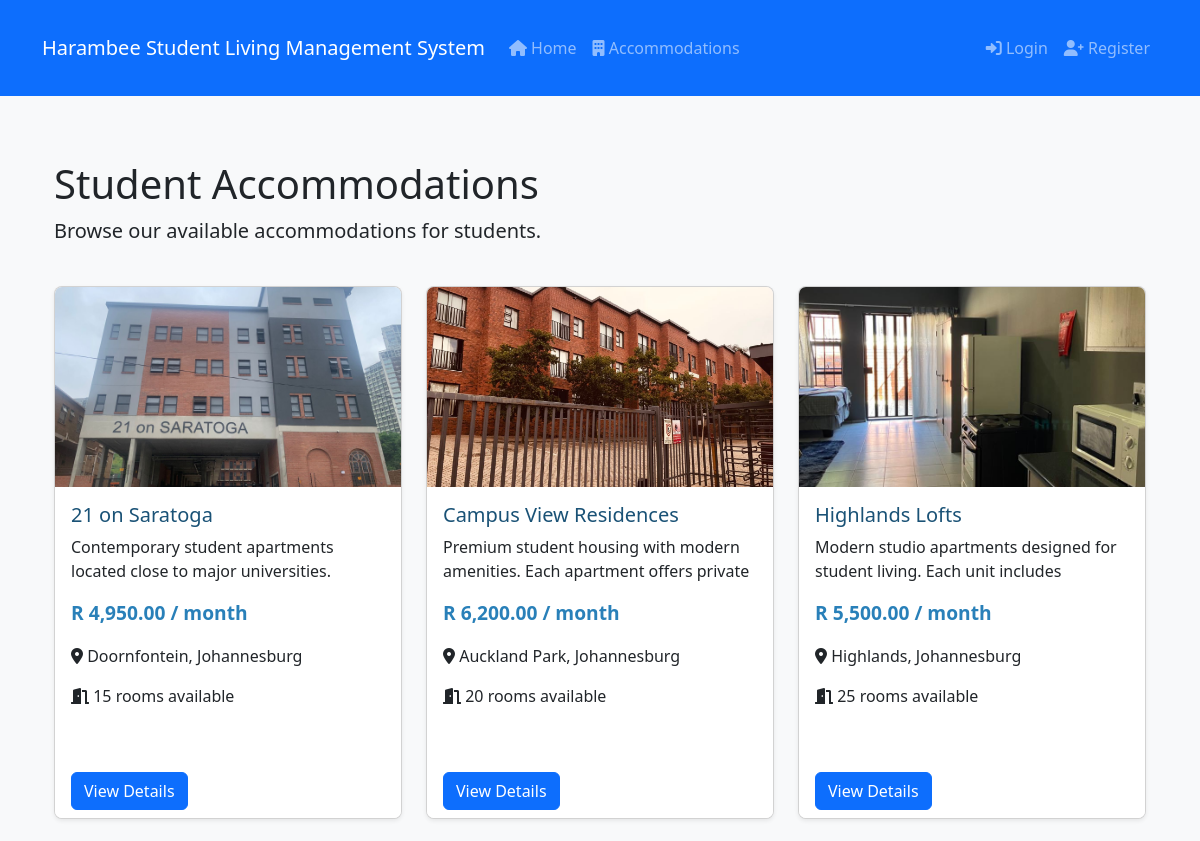
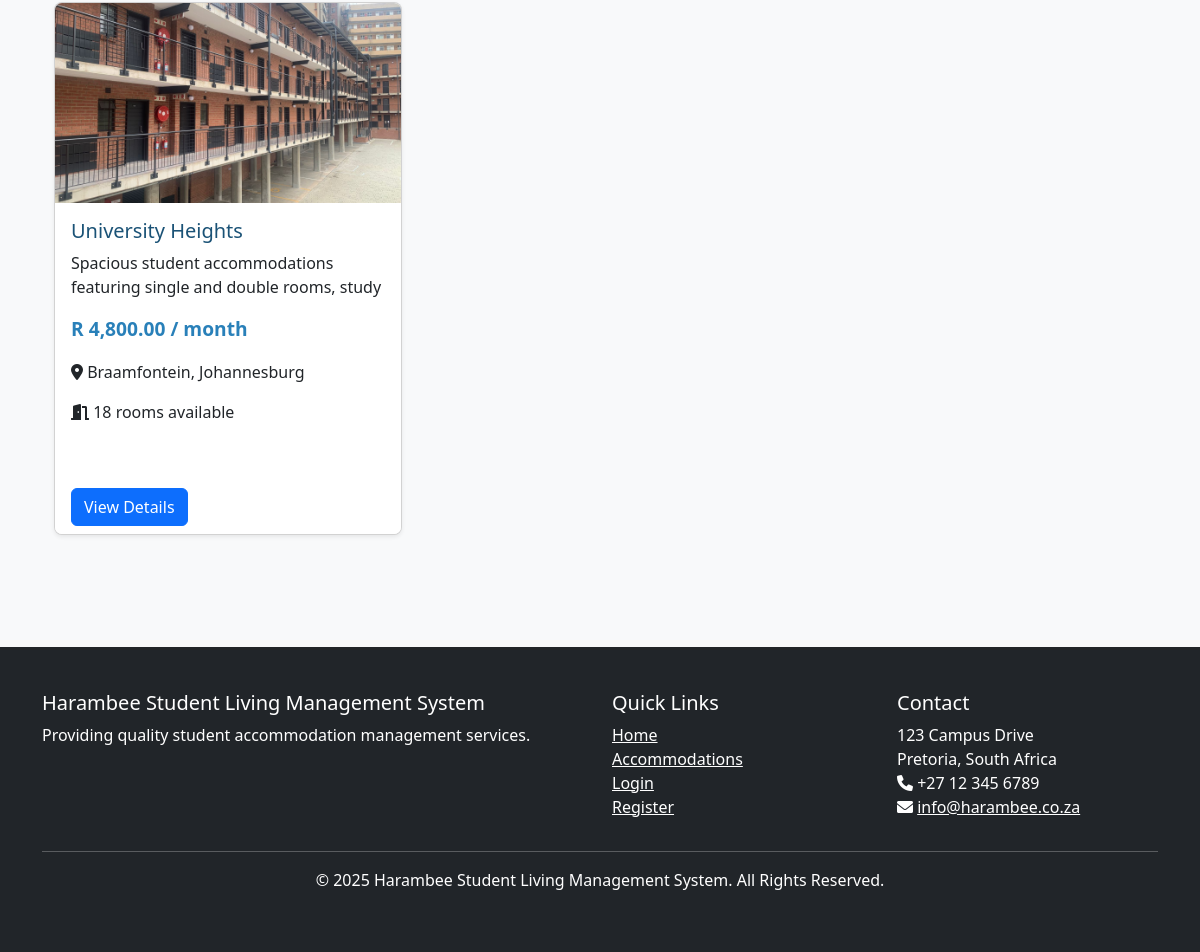
The app's page /accommodations.php with its own data (2 pictures, top to bottom).
### tables this page shows
CREATE TABLE accommodations (
        id INTEGER PRIMARY KEY AUTOINCREMENT,
        name VARCHAR(100) NOT NULL,
        location TEXT NOT NULL,
        description TEXT,
        rooms_available INTEGER NOT NULL,
        price_per_month DECIMAL(10,2) NOT NULL,
        admin_id INTEGER,
        image_path VARCHAR(255),
        created_at DATETIME NOT NULL,
        FOREIGN KEY (admin_id) REFERENCES users (id)
    );

### includes/database.php (called while the page is built, shortened)
<?php
function connectDB() {
    try {
        if (DB_TYPE === 'sqlite') {
            $pdo = new PDO('sqlite:' . DB_PATH);
        } else {
            $dsn = 'mysql:host=' . DB_HOST . ';dbname=' . DB_NAME . ';charset=utf8mb4';
            $pdo = new PDO($dsn, DB_USER, DB_PASS);
        }
        $pdo->setAttribute(PDO::ATTR_ERRMODE, PDO::ERRMODE_EXCEPTION);
        $pdo->setAttribute(PDO::ATTR_DEFAULT_FETCH_MODE, PDO::FETCH_ASSOC);
        return $pdo;
    } catch (PDOException $e) {
        die("Database connection failed: " . $e->getMessage());
    }
}
function executeQuery($sql, $params = []) {
    try {
        $pdo = connectDB();
        $stmt = $pdo->prepare($sql);
        $stmt->execute($params);
        return $stmt;
    } catch (PDOException $e) {
        die("Query execution failed: " . $e->getMessage());
    }
}
function fetchAll($sql, $params = []) {
    $stmt = executeQuery($sql, $params);
    return $stmt->fetchAll();
}
?>

### includes/functions.php (called while the page is built, shortened)
<?php
require_once 'database.php';
function formatCurrency($amount, $symbol = 'R') {
    return $symbol . ' ' . number_format($amount, 2, '.', ',');
}
?>

### accommodations.php (the view, shortened to what this page needs)
<?php
require_once 'includes/database.php';
require_once 'includes/functions.php';
$accommodationId = isset($_GET['id']) ? intval($_GET['id']) : 0;
if ($accommodationId) {
    $accommodation = getAccommodationById($accommodationId);
    if (!$accommodation) {
        header('Location: accommodations.php');
        exit;
    }
} else {
    $accommodations = fetchAll("SELECT * FROM accommodations ORDER BY name ASC");
}
include 'includes/header.php';
?>
<?php if ($accommodationId && $accommodation): ?>
    <div class="container">
        <div class="row mb-4">
            <div class="col-md-8">
                <nav aria-label="breadcrumb">
                    <ol class="breadcrumb">
                        <li class="breadcrumb-item"><a href="index.php">Home</a></li>
                        <li class="breadcrumb-item"><a href="accommodations.php">Accommodations</a></li>
                        <li class="breadcrumb-item active" aria-current="page"><?= $accommodation['name'] ?></li>
                    </ol>
                </nav>
                <h1><?= $accommodation['name'] ?></h1>
            </div>
        </div>
        <div class="row">
            <div class="col-md-8 mb-4">
                <div class="card">
                    <?php if (!empty($accommodation['image_path'])): ?>
                        <img src="uploads/accommodations/<?= $accommodation['image_path'] ?>" class="img-fluid" alt="<?= $accommodation['name'] ?>">
                    <?php else: ?>
                        <div class="bg-light p-5 text-center">
                            <i class="fas fa-building fa-5x text-secondary"></i>
                            <p class="mt-3 text-muted">No image available</p>
                        </div>
                    <?php endif; ?>
                    <div class="card-body">
                        <h5 class="card-title">Description</h5>
                        <p class="card-text"><?= nl2br($accommodation['description']) ?></p>
                        <h5 class="mt-4">Location</h5>
                        <p><i class="fas fa-map-marker-alt"></i> <?= $accommodation['location'] ?></p>
                        <div class="row mt-4">
                            <div class="col-md-6">
                                <h5>Price</h5>
                                <p class="accommodation-price"><?= formatCurrency($accommodation['price_per_month']) ?> / month</p>
                            </div>
                            <div class="col-md-6">
                                <h5>Availability</h5>
                                <p><?= $accommodation['rooms_available'] ?> rooms available</p>
                            </div>
                        </div>
                    </div>
                </div>
            </div>
            <div class="col-md-4">
                <div class="card mb-4">
                    <div class="card-header bg-primary text-white">
                        <h5 class="mb-0">Apply Now</h5>
                    </div>
                    <div class="card-body">
                        <p>Interested in this accommodation? Submit an application now.</p>
                        <?php if (!isLoggedIn()): ?>
                            <p>You need to be logged in to apply.</p>
                            <div class="d-grid gap-2">
                                <a href="login.php" class="btn btn-primary">Login</a>
                                <a href="register.php" class="btn btn-outline-primary">Register</a>
                            </div>
                        <?php elseif (hasRole(ROLE_STUDENT)): ?>
                            <div class="d-grid">
                                <a href="applications.php?accommodation_id=<?= $accommodation['id'] ?>" class="btn btn-primary btn-lg">Apply Now</a>
                            </div>
                        <?php else: ?>
                            <p class="alert alert-info">Admin users cannot apply for accommodation.</p>
                        <?php endif; ?>
                    </div>
                </div>
                <div class="card">
                    <div class="card-header bg-primary text-white">
                        <h5 class="mb-0">Contact Information</h5>
                    </div>
                    <div class="card-body">
                        <p><i class="fas fa-envelope"></i> info@harambee.co.za</p>
                        <p><i class="fas fa-phone"></i> +27 12 345 6789</p>
                        <p><i class="fas fa-clock"></i> Monday to Friday, 8am to 5pm</p>
                    </div>
                </div>
            </div>
        </div>
    </div>
<?php else: ?>
    <div class="container">
        <div class="row mb-4">
            <div class="col-md-8">
                <h1>Student Accommodations</h1>
                <p class="lead">Browse our available accommodations for students.</p>
            </div>
        </div>
        <?php if (empty($accommodations)): ?>
            <div class="alert alert-info">
                <p class="text-center">No accommodations are currently available. Please check back later.</p>
            </div>
        <?php else: ?>
            <div class="row">
                <?php foreach ($accommodations as $accommodation): ?>
                    <div class="col-md-4 mb-4">
                        <div class="card h-100 accommodation-card">
                            <?php if (!empty($accommodation['image_path'])): ?>
                                <img src="uploads/accommodations/<?= $accommodation['image_path'] ?>" class="card-img-top" alt="<?= $accommodation['name'] ?>">
                            <?php else: ?>
                                <div class="card-img-top d-flex align-items-center justify-content-center bg-light">
                                    <i class="fas fa-building fa-5x text-secondary"></i>
                                </div>
                            <?php endif; ?>
                            <div class="card-body">
                                <h5 class="card-title"><?= $accommodation['name'] ?></h5>
                                <p class="card-text"><?= substr($accommodation['description'], 0, 100) . '...' ?></p>
                                <p class="accommodation-price"><?= formatCurrency($accommodation['price_per_month']) ?> / month</p>
                                <p><i class="fas fa-map-marker-alt"></i> <?= $accommodation['location'] ?></p>
                                <p><i class="fas fa-door-open"></i> <?= $accommodation['rooms_available'] ?> rooms available</p>
                            </div>
                            <div class="card-footer">
                                <a href="accommodations.php?id=<?= $accommodation['id'] ?>" class="btn btn-primary">View Details</a>
                            </div>
                        </div>
                    </div>
                <?php endforeach; ?>
            </div>
        <?php endif; ?>
    </div>
<?php endif; ?>
<?php include 'includes/footer.php'; ?>

### css/style.css (style rules this page uses)
body { background-color: #f8f9fa; min-height: 100vh; display: flex; flex-direction: column; }
.container { padding-top: 20px; padding-bottom: 20px; }
.card { box-shadow: 0 0.125rem 0.25rem rgba(0, 0, 0, 0.075); margin-bottom: 1.5rem; border-radius: 0.5rem; overflow: hidden; }
.card-title { color: #1a5276; }
.card-img-top { height: 200px; object-fit: cover; }
.accommodation-card { height: 100%; }
.accommodation-card .card-text { height: 3rem; overflow: hidden; }
.accommodation-card .card-footer { background-color: #fff; border-top: none; }
.accommodation-price { font-size: 1.2rem; font-weight: bold; color: #2980b9; }

### records on screen
accommodations: image_path (picture), name "21 on Saratoga", description "Contemporary student apartments located close to major universities.…", price_per_month "R 4,950.00", location "Doornfontein, Johannesburg", rooms_available "15"
accommodations: image_path (picture), name "Campus View Residences", description "Premium student housing with modern amenities. Each apartment offers private…", price_per_month "R 6,200.00", location "Auckland Park, Johannesburg", rooms_available "20"
accommodations: image_path (picture), name "Highlands Lofts", description "Modern studio apartments designed for student living. Each unit includes…", price_per_month "R 5,500.00", location "Highlands, Johannesburg", rooms_available "25"
accommodations: image_path (picture), name "University Heights", description "Spacious student accommodations featuring single and double rooms, study…", price_per_month "R 4,800.00", location "Braamfontein, Johannesburg", rooms_available "18"

### other values on screen
APP_NAME "Harambee Student Living Management System"
